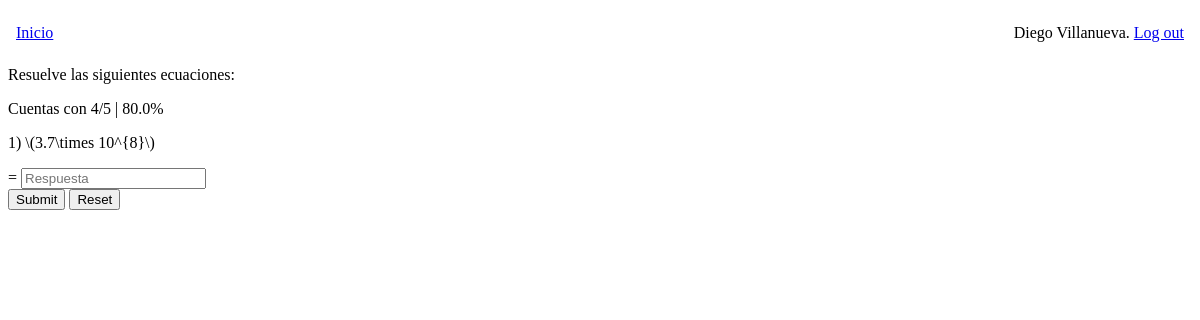
The app's page /math/scientific_notation/practice (signed in) with its own data.
### app.py (models this page shows)
class User(db.Model, UserMixin):
    id = db.Column(db.Integer, primary_key=True)
    idValue = db.Column(db.String(150), unique=True)
    firstName = db.Column(db.String(150))
    lastName = db.Column(db.String(150))
    password = db.Column(db.String(150))
    notes = db.relationship('Note')
    questions = db.relationship('Question')

class Question(db.Model):
    id = db.Column(db.Integer, primary_key=True)
    question = db.Column(db.String(1000))
    answer = db.Column(db.String(1000))
    correct = db.Column(db.Boolean)
    topic = db.Column(db.String(100))
    value = db.Column(db.String(100))
    user_id = db.Column(db.Integer, db.ForeignKey('user.id'))

### app.py (the view, shortened to what this page needs)
@app.route('/math/scientific_notation/practice', methods=['GET', 'POST'])
@login_required
def scientific_notation_practice():
    topic = "scientific_notation"
    if request.method == 'POST':
        result = list(request.form.values())
        validateAnswer(topic, result, 0)
    finished = False
    corrects = 0
    questions = []
    ex = Question.query.filter_by(user_id=current_user.id, topic=topic).all()
    if ex:
        for i in range(len(ex)):
            if ex[i].correct == False:
                questions.append(Questions(ex[i].question, ex[i].answer, None))
            else:
                corrects += 1
        if corrects == len(ex):
            finished = True
    return render_template("scientific_notation.html", user=current_user, node="practice", questions=questions, len=len(questions), finished=finished, score=corrects)

### app.py (called while the page is built)
@login_manager.user_loader
def load_user(id):
    return User.query.get(int(id))

### templates/scientific_notation.html (shortened to what this page needs)
{% extends "layout.html" %}
{% block body %}
    {% if node=="theory" %}
    <h2>Expresar con notacion cientifica</h2>
    <p>Debido a magnitudes enormes o diminutas, las cantidades son expresandas en <span>notacion cientidican</span>, se cita un numero por una potencia de 10</p>
    Ejemplos:
    \begin{equation}
    \begin{aligned}
    3785000000 & = 3.785 \times 10^9 \\
    474000 & = 4.74 \times 10^5 \\
    0.000000534 & = 5.34 \times 10^{-7}
    \end{aligned}
    \end{equation}
    <h2>Expresar con notacion ordinaria</h2>
    <p>La conversion requiere <span>mover</span> el punto decimal a la derecha si el exponente es positico y a la izquierda si es negativo</p>
    Ejemplo:
    <div style="display: flex;justify-content: space-around;">
        <div>
            \begin{equation}
            \begin{aligned}
            4.85 \times 10^5 & = 485000 \\
            5.20 \times 10^{-3} & = 0.0052
            \end{aligned}
            \end{equation}
        </div>
        <div>
            \begin{equation}
            \begin{aligned}
            3.54 \times 10^0 & = 3.54 \\
            1.03 \times 10^{-4} & = 0.000103
            \end{aligned}
            \end{equation}
        </div>
    </div>
    <h2>Operaciones</h2>
    Ejemplo:
    \begin{equation}
    \begin{aligned}
    \frac{(225000000)(0.000150)}{2240000000000} & \\
    \frac{(225000000)(0.000150)}{2240000000000} & = \frac{(2.25 \times 10^8)(1.5 \times 10^{-4})}{2.24 \times 10^{12}} = \\
    & = \frac{(2.25)(1.5)(10^{8-4})}{2.24(10^{12})} = \\
    & = \frac{3.375}{2.24}(10^4 \cdot 10^{-12}) = 1.506 \times 10^{-8} \\
    \end{aligned}
    \end{equation}
    {% elif node=="practice" and finished==False%}
    Resuelve las siguientes ecuaciones:
    <p>Cuentas con {{score}}/5 | {{score/5*100}}%</p>
    <form action="\math/scientific_notation/practice" method="post">
        {% for i in range(len) %}
        <div class="question">
            <p>{{i+1}}) \({{questions[i].question}}\)</p>
             = <input type="text" name="answer{{i}}" id="answer{{i}}" placeholder="Respuesta">
        </div>
        {% endfor %}
        <div class="button-container">
            <input type="submit" value="Submit"/>
            <input type="reset">
          </div>
    </form>
    {% elif node=="practice" and finished==True%}
    <h2>Resultados</h2>
    <p>Obtuviste {{score}}/5 respuestas correctas | {{score/5*100}}%</p>
    {% endif %}
{% endblock %}

### templates/layout.html (shortened to what this page needs)
<!DOCTYPE html>
<html lang="en">
<head>
    <link rel="stylesheet" href="{{ url_for('static', filename='global.css') }}">
</head>
<body>
    {% if current_user.is_authenticated %}
    <nav>
        <ul>
            <li><a href="{{url_for('index')}}">Inicio</a></li>
            <li id="logout">{{ user.firstName }} {{ user.lastName }}. <a id="logout" href="/logout">Log out</a></li>
        </ul>
    </nav>
    {% endif %}
    {% block body %}{% endblock %}
</body>
</html>

### static/global.css (style rules this page uses)
ul { list-style: none; padding: 8px; gap: 15px; display: flex; justify-content: space-between; }

### records on screen
User: firstName "Diego", lastName "Villanueva"
Question: question "3.7\\times 10^{8}"

### other values on screen
{{ score }} "4"
{{ score/5*100 }} "80.0"
{{ i+1 }} "1"
